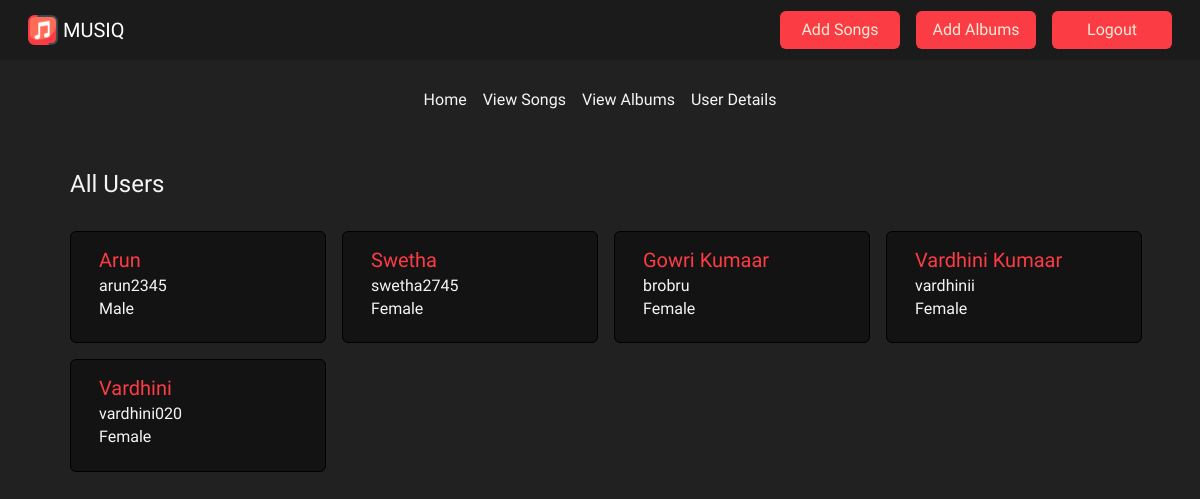
/admin/users (signed in), run on the app's committed database.
### models.py (models this page shows, shortened)
class User(db.Model, UserMixin):
    __tablename__ = 'users'
    user_id = db.Column(db.Integer, autoincrement = True, primary_key = True)
    first_name = db.Column(db.String(100), nullable = False)
    last_name = db.Column(db.String(100), nullable = True)
    username = db.Column(db.String(), unique = True)
    password = db.Column(db.String(), unique = False)
    gender = db.Column(db.String(), nullable = False)
    is_admin = db.Column(db.Boolean(), default = False)
    is_creator = db.Column(db.Boolean(), default = False)
    creator = db.relationship('Creator', back_populates = 'users', cascade = 'all, delete-orphan',
                                primaryjoin = 'Creator.user_id == User.user_id')
    playlist = db.relationship('Playlists', backref='created_by',cascade = 'all, delete-orphan',
                                primaryjoin = 'Playlists.user_id == User.user_id')
    likes = db.relationship('Interaction', backref = 'likes', cascade = 'all, delete-orphan',
                                primaryjoin = 'Interaction.user_id == User.user_id')

### app.py (the view)
@app.route("/admin/users", methods=['GET', 'POST'])
@login_required #Can be performed only user is logged in
def view_users():
    users = User.query.filter_by(is_admin=False).all()
    if request.method == 'GET':
        return render_template('users.html', users=users)

### app.py (called while the page is built)
@login_manager.user_loader
def load_user(user_id):
    return User.query.get(user_id)

@app.after_request
def after_request(response):
    header = response.headers
    header['Access-Control-Allow-Origin'] = '*'
    return response

### templates/users.html (shortened to what this page needs)
{%extends "admin_dashboard.html"%} {%block users%}
<div class="songs-card all-users main mt-5">
    <h4>All Users</h4>
    <br />
    <div class="container-fluid songs-container">
      <div class="row">
        {%for user in users%}
        <div class="card song-card me-3 mb-3" style="width: 16rem">
          <div class="card-body">
            <h5 class="card-title domain" id="card-title">{{user.first_name}} {{user.last_name}}</h5>
            <h6 class="card-subtitle mb-2">{{user.username}}</h6>
            <h6 class="card-subtitle mb-2">{{user.gender | capitalize}}</h6>
          </div>
        </div>
        {%endfor%}
      </div>
    </div>
  </div>
{%endblock%}

### static/styles/user_dashboard.css (style rules this page uses)
:root { --primary-font: "Gabarito", sans-serif; --primary-color: #1c1b1b; --primary-color-dark: #141313; --primary-color-derived: #212121; --secondary-color: #fc3c44; --secondary-color-derived: #fe5e63; --secondary-color-derived-2: #fa8b8f; }
* { font-family: var(--primary-font); }
body { background-color: var(--primary-color-derived) !important; color: whitesmoke !important; }
.main { padding-left: 70px !important; }
.domain { color: var(--secondary-color) !important; }
.playlist-card, .song-card { background-color: var(--primary-color-dark) !important; padding-left: 15px; border-color: black !important; color: whitesmoke !important; }

### data on the page
User: first_name "Arun", username "arun2345", gender "Male"
User: first_name "Swetha", username "swetha2745", gender "Female"
User: first_name "Gowri", last_name "Kumaar", username "brobru", gender "Female"
User: first_name "Vardhini", last_name "Kumaar", username "vardhinii", gender "Female"
User: first_name "Vardhini", username "vardhini020", gender "Female"
